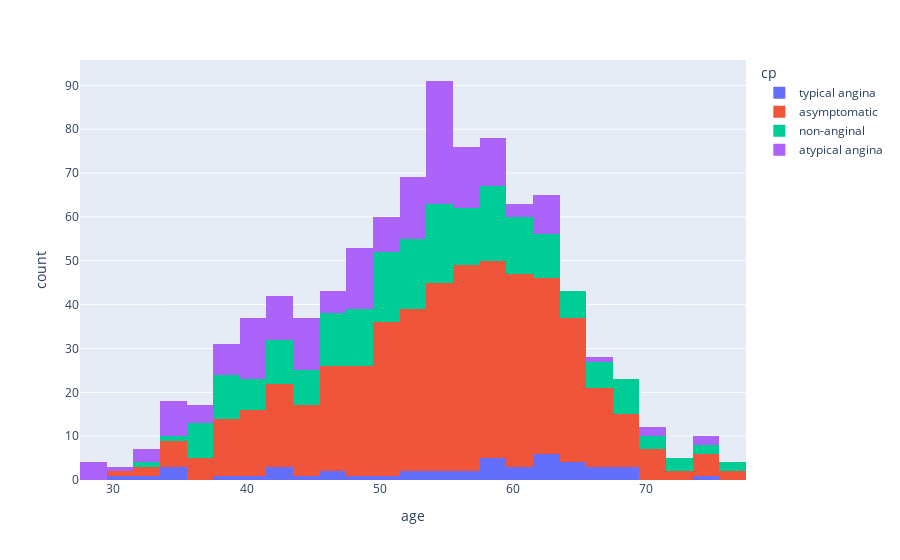

Here is the notebook cell this chart was saved with:
### Code cell
fig = px.histogram(df,x='age',color='cp')
fig.show()

### Figure 1 — Plotly figure (JSON) as saved in the notebook; plotly's stock layout.template omitted (floating-point values rounded to 4 significant figures; data arrays with more than 128 entries replaced by an {"elided": "..."} marker saying what was removed)
{"data": [{"bingroup": "x", "hovertemplate": "cp=typical angina<br>age=%{x}<br>count=%{y}<extra></extra>", "legendgroup": "typical angina", "marker": {"color": "#636efa", "pattern": {"shape": ""}}, "name": "typical angina", "orientation": "v", "showlegend": true, "type": "histogram", "x": [63, 64, 58, 66, 69, 40, 51, 34, 52, 65, 59, 52, 42, 59, 69, 59, 38, 56, 61, 60, 59, 64, 45, 30, 35, 43, 47, 54, 57, 62, 34, 43, 46, 55, 32, 62, 62, 67, 67, 65, 49, 62, 61, 68, 74, 62], "xaxis": "x", "yaxis": "y"}, {"bingroup": "x", "hovertemplate": "cp=asymptomatic<br>age=%{x}<br>count=%{y}<extra></extra>", "legendgroup": "asymptomatic", "marker": {"color": "#EF553B", "pattern": {"shape": ""}}, "name": "asymptomatic", "orientation": "v", "showlegend": true, "type": "histogram", "x": {"elided": "496 int values"}, "xaxis": "x", "yaxis": "y"}, {"bingroup": "x", "hovertemplate": "cp=non-anginal<br>age=%{x}<br>count=%{y}<extra></extra>", "legendgroup": "non-anginal", "marker": {"color": "#00cc96", "pattern": {"shape": ""}}, "name": "non-anginal", "orientation": "v", "showlegend": true, "type": "histogram", "x": {"elided": "203 int values"}, "xaxis": "x", "yaxis": "y"}, {"bingroup": "x", "hovertemplate": "cp=atypical angina<br>age=%{x}<br>count=%{y}<extra></extra>", "legendgroup": "atypical angina", "marker": {"color": "#ab63fa", "pattern": {"shape": ""}}, "name": "atypical angina", "orientation": "v", "showlegend": true, "type": "histogram", "x": {"elided": "174 int values"}, "xaxis": "x", "yaxis": "y"}], "layout": {"barmode": "relative", "legend": {"title": {"text": "cp"}, "tracegroupgap": 0}, "margin": {"t": 60}, "xaxis": {"anchor": "y", "domain": [0, 1], "title": {"text": "age"}}, "yaxis": {"anchor": "x", "domain": [0, 1], "title": {"text": "count"}}}}
